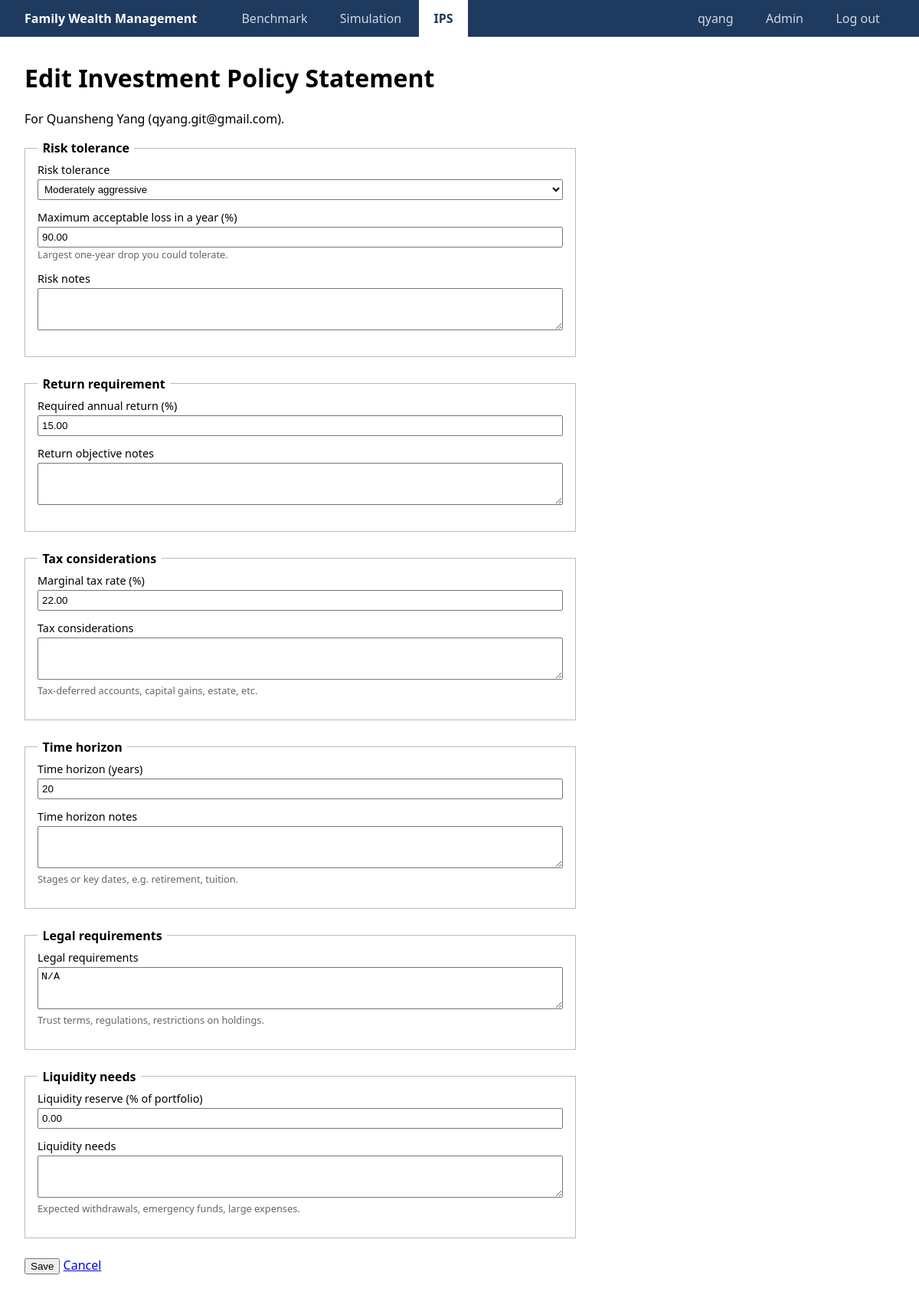
Screenshot of /ips/8/edit/ (signed in) with the database file from the repository.
### ips/models.py (models this page shows, shortened)
class Investor(models.Model):
    user = models.OneToOneField(
        settings.AUTH_USER_MODEL, on_delete=models.CASCADE, null=True, blank=True, related_name='investor')
    name = models.CharField(max_length=200)
    email = models.EmailField(unique=True)
    phone = models.CharField(max_length=20, unique=True, help_text='Digits only, with an optional leading +.')
    mailing_address = models.TextField(blank=True)
    created_at = models.DateTimeField(auto_now_add=True)
    class Meta:
        ordering = ['name']

class InvestmentPolicyStatement(models.Model):
    class RiskTolerance(models.TextChoices):
        CONSERVATIVE = 'conservative', 'Conservative'
        MODERATELY_CONSERVATIVE = 'moderately_conservative', 'Moderately conservative'
        MODERATE = 'moderate', 'Moderate'
        MODERATELY_AGGRESSIVE = 'moderately_aggressive', 'Moderately aggressive'
        AGGRESSIVE = 'aggressive', 'Aggressive'
    investor = models.ForeignKey(Investor, on_delete=models.CASCADE, related_name='policy_statements')
    risk_tolerance = models.CharField(max_length=30, choices=RiskTolerance.choices)
    max_acceptable_loss_pct = models.DecimalField(
        'Maximum acceptable loss in a year (%)', max_digits=5, decimal_places=2,
        help_text='Largest one-year drop you could tolerate.')
    risk_notes = models.TextField(blank=True)
    required_return_pct = models.DecimalField('Required annual return (%)', max_digits=5, decimal_places=2)
    return_notes = models.TextField('Return objective notes', blank=True)
    tax_bracket_pct = models.DecimalField(
        'Marginal tax rate (%)', max_digits=5, decimal_places=2, null=True, blank=True)
    tax_considerations = models.TextField(blank=True, help_text='Tax-deferred accounts, capital gains, estate, etc.')
    time_horizon_years = models.PositiveIntegerField('Time horizon (years)')
    time_horizon_notes = models.TextField(blank=True, help_text='Stages or key dates, e.g. retirement, tuition.')
    legal_requirements = models.TextField(blank=True, help_text='Trust terms, regulations, restrictions on holdings.')
    liquidity_reserve_pct = models.DecimalField(
        'Liquidity reserve (% of portfolio)', max_digits=5, decimal_places=2, default=0)
    liquidity_needs = models.TextField(blank=True, help_text='Expected withdrawals, emergency funds, large expenses.')
    created_at = models.DateTimeField(auto_now_add=True)
    updated_at = models.DateTimeField(auto_now=True)
    class Meta:
        ordering = ['-created_at']
        verbose_name = 'investment policy statement'

### ips/views.py (the view)
# urls.py: path('<int:pk>/edit/', views.ips_edit, name='ips_edit'),
@login_required
def ips_edit(request, pk):
    ips = get_object_or_404(_visible_statements(request.user), pk=pk)
    form = IPSForm(request.POST or None, instance=ips)
    if request.method == 'POST' and form.is_valid():
        form.save()
        return redirect('ips_detail', pk=ips.pk)
    return render(request, 'ips/ips_form.html', {'form': form, 'investor': ips.investor, 'ips': ips, 'editing': True})

### ips/forms.py (shortened to what this page needs)
class IPSForm(forms.ModelForm):
    class Meta:
        model = InvestmentPolicyStatement
        exclude = ['investor', 'created_at', 'updated_at']
        widgets = {f: forms.Textarea(attrs={'rows': 3}) for f in [
            'risk_notes', 'return_notes', 'tax_considerations', 'time_horizon_notes',
            'legal_requirements', 'liquidity_needs']}

### ips/views.py (called while the page is built)
def _visible_statements(user):
    statements = InvestmentPolicyStatement.objects.select_related('investor')
    return statements if user.is_staff else statements.filter(investor__user=user)

### ips/templates/ips/ips_form.html (shortened to what this page needs)
{% extends "base.html" %}
{% block content %}
  <h1>{% if editing %}Edit{% else %}New{% endif %} Investment Policy Statement</h1>
  <p>For {{ investor.name }} ({{ investor.email }}).{% if not editing %} <a href="{% url 'profile' %}">Edit my details</a>{% endif %}</p>
  <form method="post">
    <fieldset><legend>Risk tolerance</legend>
      {% include "ips/_field.html" with field=form.risk_tolerance %}
      {% include "ips/_field.html" with field=form.max_acceptable_loss_pct %}
      {% include "ips/_field.html" with field=form.risk_notes %}
    </fieldset>
    <fieldset><legend>Return requirement</legend>
      {% include "ips/_field.html" with field=form.required_return_pct %}
      {% include "ips/_field.html" with field=form.return_notes %}
    </fieldset>
    <fieldset><legend>Tax considerations</legend>
      {% include "ips/_field.html" with field=form.tax_bracket_pct %}
      {% include "ips/_field.html" with field=form.tax_considerations %}
    </fieldset>
    <fieldset><legend>Time horizon</legend>
      {% include "ips/_field.html" with field=form.time_horizon_years %}
      {% include "ips/_field.html" with field=form.time_horizon_notes %}
    </fieldset>
    <fieldset><legend>Legal requirements</legend>
      {% include "ips/_field.html" with field=form.legal_requirements %}
    </fieldset>
    <fieldset><legend>Liquidity needs</legend>
      {% include "ips/_field.html" with field=form.liquidity_reserve_pct %}
      {% include "ips/_field.html" with field=form.liquidity_needs %}
    </fieldset>
    <button type="submit">Save</button>
    <a href="{% if editing %}{% url 'ips_detail' ips.pk %}{% else %}{% url 'ips_list' %}{% endif %}">Cancel</a>
  </form>
{% endblock %}

### templates/base.html (shortened to what this page needs)
<!DOCTYPE html>
<html lang="en">
<head>
</head>
<body>
  <nav>
    <a class="brand" href="{% url 'home' %}">Family Wealth Management</a>
    <a href="{% url 'annualized_return' %}" {% if request.resolver_match.url_name == 'annualized_return' %}class="active"{% endif %}>Benchmark</a>
    <a href="{% url 'asset_simulation' %}" {% if request.resolver_match.url_name == 'asset_simulation' %}class="active"{% endif %}>Simulation</a>
    <a href="{% url 'ips_list' %}" {% if request.resolver_match.app_name == '' and 'ips' in request.resolver_match.url_name %}class="active"{% endif %}>IPS</a>
    <span class="spacer"></span>
    {% if user.is_authenticated %}
      <a href="{% url 'profile' %}">{{ user.username }}</a>
      {% if user.is_staff %}<a href="{% url 'admin:index' %}">Admin</a>{% endif %}
      <form method="post" action="{% url 'logout' %}">{% csrf_token %}<button type="submit">Log out</button></form>
    {% else %}
      <a href="{% url 'login' %}">Log in</a>
      <a href="{% url 'register' %}">Register</a>
    {% endif %}
  </nav>
  <main>
    {% block content %}{% endblock %}
  </main>
</body>
</html>

### ips/templates/ips/_field.html (shortened to what this page needs)
<div class="field">
  <label for="{{ field.id_for_label }}">{{ field.label }}</label>
  {{ field }}
  {% if field.help_text %}<div class="help">{{ field.help_text }}</div>{% endif %}
</div>

### templates/base.html (style rules this page uses)
body { font-family: system-ui, sans-serif; margin: 0; }
nav { display: flex; gap: .25rem; padding: 0 2rem; background: #1f3a5f; }
nav a { color: #cfd8e6; text-decoration: none; padding: .8rem 1.2rem; }
nav a.active { background: #fff; color: #1f3a5f; font-weight: 600; }
nav a.brand { color: #fff; font-weight: 700; padding-left: 0; margin-right: 1rem; }
nav .spacer { flex: 1; }
nav form { display: flex; align-items: center; margin: 0; }
nav button { background: none; border: 0; color: #cfd8e6; cursor: pointer; font: inherit; padding: .8rem 1.2rem; }
main { margin: 2rem; }

### ips/templates/ips/ips_form.html (style rules this page uses)
form { max-width: 720px; }
fieldset { margin: 0 0 1.5rem; border: 1px solid #bbb; padding: .5rem 1rem 1rem; }
legend { font-weight: 600; padding: 0 .4rem; }
.field { margin-bottom: .8rem; }
.field label { display: block; font-size: .9rem; margin-bottom: .2rem; }
.field input, .field select, .field textarea { width: 100%; box-sizing: border-box; padding: 4px; }
.help { color: #666; font-size: .8rem; }

### rows the page displays
Investor: name "Quansheng Yang", email "qyang.git@gmail.com"
InvestmentPolicyStatement: risk_tolerance "Moderately aggressive", max_acceptable_loss_pct "90.00", required_return_pct "15.00", tax_bracket_pct "22.00", time_horizon_years "20", legal_requirements "N/A", liquidity_reserve_pct "0.00"

### other values shown
{{ user.username }} "qyang"
